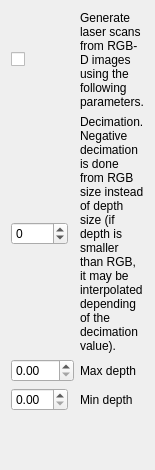
       <widget class="QWidget" name="page_2">
        <property name="geometry">
         <rect>
          <x>0</x>
          <y>0</y>
          <width>142</width>
          <height>470</height>
         </rect>
        </property>
        <attribute name="label">
         <string>Refine</string>
        </attribute>
        <layout class="QGridLayout" name="gridLayout_3" columnstretch="0,0,1">
         <item row="1" column="0">
          <widget class="QSpinBox" name="spinBox_icp_decimation">
           <property name="minimum">
            <number>-32</number>
           </property>
           <property name="maximum">
            <number>32</number>
           </property>
          </widget>
         </item>
         <item row="1" column="2">
          <widget class="QLabel" name="label_9">
           <property name="text">
            <string>Decimation. Negative decimation is done from RGB size instead of depth size (if depth is smaller than RGB, it may be interpolated depending of the decimation value).</string>
           </property>
           <property name="wordWrap">
            <bool>true</bool>
           </property>
          </widget>
         </item>
         <item row="2" column="0" colspan="2">
          <widget class="QDoubleSpinBox" name="doubleSpinBox_icp_maxDepth"/>
         </item>
         <item row="2" column="2">
          <widget class="QLabel" name="label_11">
           <property name="text">
            <string>Max depth</string>
           </property>
           <property name="wordWrap">
            <bool>true</bool>
           </property>
          </widget>
         </item>
         <item row="0" column="0">
          <widget class="QCheckBox" name="checkBox_icp_from_depth">
           <property name="text">
            <string/>
           </property>
          </widget>
         </item>
         <item row="0" column="2">
          <widget class="QLabel" name="label_7">
           <property name="text">
            <string>Generate laser scans from RGB-D images using the following parameters.</string>
           </property>
           <property name="wordWrap">
            <bool>true</bool>
           </property>
          </widget>
         </item>
         <item row="4" column="0">
          <spacer name="verticalSpacer">
           <property name="orientation">
            <enum>Qt::Orientation::Vertical</enum>
           </property>
           <property name="sizeHint" stdset="0">
            <size>
             <width>20</width>
             <height>0</height>
            </size>
           </property>
          </spacer>
         </item>
         <item row="3" column="2">
          <widget class="QLabel" name="label_19">
           <property name="text">
            <string>Min depth</string>
           </property>
           <property name="wordWrap">
            <bool>true</bool>
           </property>
          </widget>
         </item>
         <item row="3" column="0">
          <widget class="QDoubleSpinBox" name="doubleSpinBox_icp_minDepth"/>
         </item>
        </layout>
       </widget>
